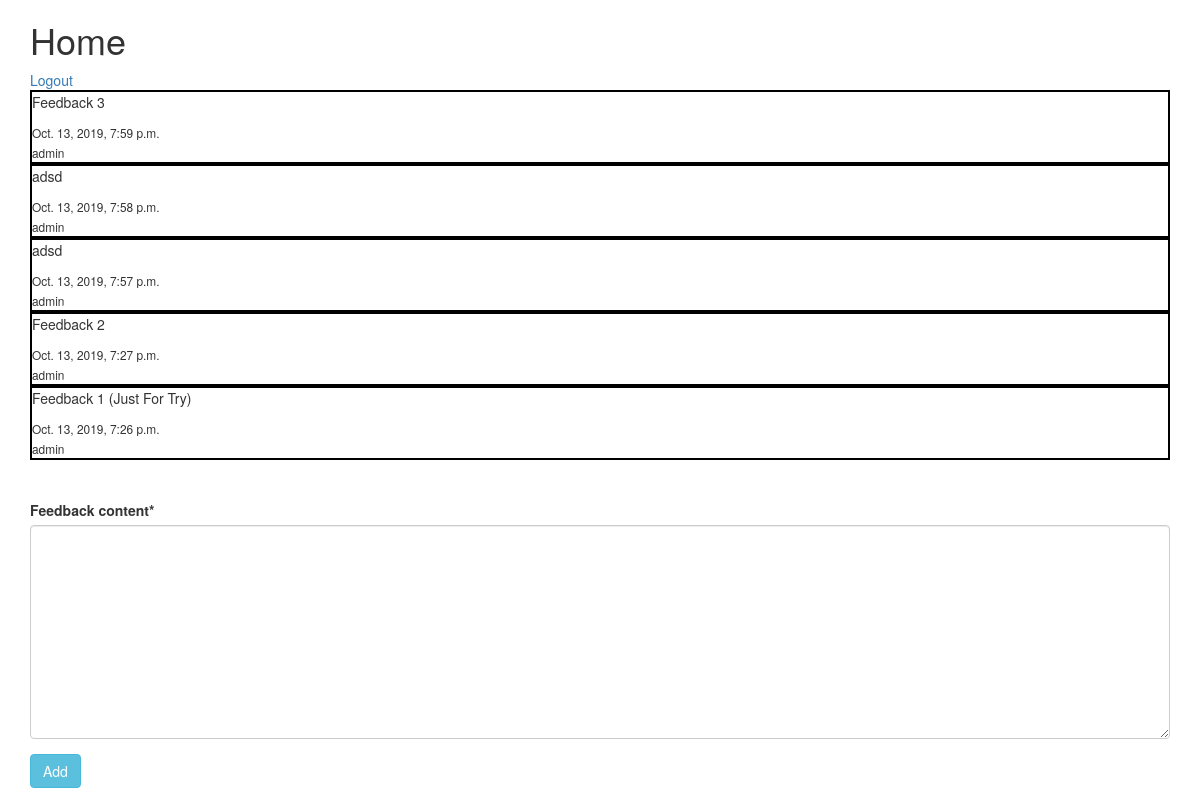
The app's page / (signed in) with its own data.
### home/models.py (models this page shows)
class Feedbacks(models.Model):
    feedback_content=models.TextField()
    date_posted=models.DateTimeField(default=timezone.now)
    author=models.ForeignKey(User,on_delete=models.CASCADE)

### home/views.py (the view)
# urls.py: path('',home_views.home_view,name='home_view'),
def home_view(request):
    if request.method=='POST':
        form=UserFeedbackForm(request.POST)
        form.instance.author=request.user
        if form.is_valid():
            form.save()
            return redirect('home_view')
    form=UserFeedbackForm()
    if(request.user.is_authenticated):
        usr=User.objects.get(username=request.user)
        fdbks=usr.feedbacks_set.order_by('-date_posted')
        return render(request,'home/home.html',{'feedbcks':fdbks,'form':form})
    else:
        return render(request,'home/home.html',{'form':form})

### home/forms.py
class UserFeedbackForm(forms.ModelForm):
    class Meta:
        model=Feedbacks
        fields=['feedback_content']

### home/templates/home/home.html
{% extends 'home/base.html' %}
{% load crispy_forms_tags %}
{% block content %}
<h1>Home</h1>
{% if user.is_authenticated %}
<a href="{% url 'logout' %}">Logout</a>
{% for fbs in feedbcks %}
<div style='border: 2px black double'>
    <p>{{fbs.feedback_content}}</p>
    <small>{{fbs.date_posted}}</small>
    <br>
    <small>{{fbs.author}}</small>
</div>
{% endfor %}
<br>
<br>
<form method="POST">{% csrf_token %}
    {{ form|crispy }}
    <button type="submit" class="btn btn-info">Add</button>
</form>
{% else %}
<a href="{% url 'login' %}">Login</a>
<a href="{% url 'register' %}">Register</a>
{% endif %}
{% endblock content %}

### home/templates/home/base.html (shortened to what this page needs)
<!DOCTYPE html>
<html lang="en">
<head>
    <link rel="stylesheet" href="https://maxcdn.bootstrapcdn.com/bootstrap/3.3.7/css/bootstrap.min.css"
>
</head>
<body>
    <div class="container">
        {% block content %}
        {% endblock content %}
    </div>
</body>
</html>

### records on screen
Feedbacks: feedback_content "Feedback 3", date_posted "Oct. 13, 2019, 7:59 p.m.", author "admin"
Feedbacks: feedback_content "adsd", date_posted "Oct. 13, 2019, 7:58 p.m.", author "admin"
Feedbacks: feedback_content "adsd", date_posted "Oct. 13, 2019, 7:57 p.m.", author "admin"
Feedbacks: feedback_content "Feedback 2", date_posted "Oct. 13, 2019, 7:27 p.m.", author "admin"
Feedbacks: feedback_content "Feedback 1 (Just For Try)", date_posted "Oct. 13, 2019, 7:26 p.m.", author "admin"
